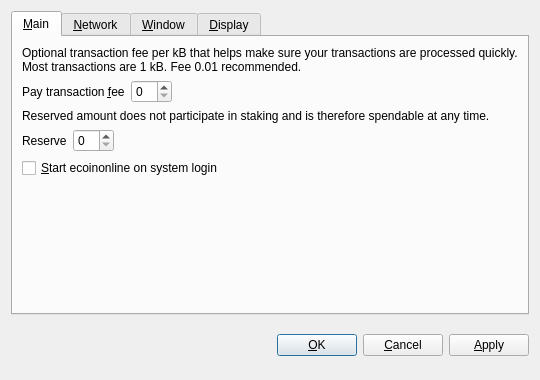
<?xml version="1.0" encoding="UTF-8"?>
<ui version="4.0">
 <class>OptionsDialog</class>
 <widget class="QDialog" name="OptionsDialog">
  <property name="geometry">
   <rect>
    <x>0</x>
    <y>0</y>
    <width>540</width>
    <height>380</height>
   </rect>
  </property>
  <property name="windowTitle">
   <string>Options</string>
  </property>
  <property name="modal">
   <bool>true</bool>
  </property>
  <layout class="QVBoxLayout" name="verticalLayout">
   <item>
    <widget class="QTabWidget" name="tabWidget">
     <property name="tabPosition">
      <enum>QTabWidget::North</enum>
     </property>
     <property name="currentIndex">
      <number>0</number>
     </property>
     <widget class="QWidget" name="tabMain">
      <attribute name="title">
       <string>&amp;Main</string>
      </attribute>
      <layout class="QVBoxLayout" name="verticalLayout_Main">
       <item>
        <widget class="QLabel" name="transactionFeeInfoLabel">
         <property name="text">
          <string>Optional transaction fee per kB that helps make sure your transactions are processed quickly. Most transactions are 1 kB. Fee 0.01 recommended.</string>
         </property>
         <property name="textFormat">
          <enum>Qt::PlainText</enum>
         </property>
         <property name="wordWrap">
          <bool>true</bool>
         </property>
        </widget>
       </item>
       <item>
        <layout class="QHBoxLayout" name="horizontalLayoutFee">
         <item>
          <widget class="QLabel" name="transactionFeeLabel">
           <property name="text">
            <string>Pay transaction &amp;fee</string>
           </property>
           <property name="textFormat">
            <enum>Qt::PlainText</enum>
           </property>
           <property name="buddy">
            <cstring>transactionFee</cstring>
           </property>
          </widget>
         </item>
         <item>
          <widget class="BitcoinAmountField" name="transactionFee"/>
         </item>
         <item>
          <spacer name="horizontalSpacerFee">
           <property name="orientation">
            <enum>Qt::Horizontal</enum>
           </property>
           <property name="sizeHint" stdset="0">
            <size>
             <width>40</width>
             <height>20</height>
            </size>
           </property>
          </spacer>
         </item>
        </layout>
       </item>
       <item>
        <widget class="QLabel" name="reserveBalanceInfoLabel">
         <property name="text">
          <string>Reserved amount does not participate in staking and is therefore spendable at any time.</string>
         </property>
         <property name="textFormat">
          <enum>Qt::PlainText</enum>
         </property>
         <property name="wordWrap">
          <bool>true</bool>
         </property>
        </widget>
       </item>
       <item>
        <layout class="QHBoxLayout" name="horizontalLayoutReserveBalance">
         <item>
          <widget class="QLabel" name="reserveBalanceLabel">
           <property name="text">
            <string>Reserve</string>
           </property>
           <property name="textFormat">
            <enum>Qt::PlainText</enum>
           </property>
           <property name="buddy">
            <cstring>reserveBalance</cstring>
           </property>
          </widget>
         </item>
         <item>
          <widget class="BitcoinAmountField" name="reserveBalance"/>
         </item>
         <item>
          <spacer name="horizontalSpacerReserveBalance">
           <property name="orientation">
            <enum>Qt::Horizontal</enum>
           </property>
           <property name="sizeHint" stdset="0">
            <size>
             <width>40</width>
             <height>20</height>
            </size>
           </property>
          </spacer>
         </item>
        </layout>
       </item>
       <item>
        <widget class="QCheckBox" name="bitcoinAtStartup">
         <property name="toolTip">
          <string>Automatically start ecoinonline after logging in to the system.</string>
         </property>
         <property name="text">
          <string>&amp;Start ecoinonline on system login</string>
         </property>
        </widget>
       </item>
       <item>
        <spacer name="verticalSpacer_Main">
         <property name="orientation">
          <enum>Qt::Vertical</enum>
         </property>
         <property name="sizeHint" stdset="0">
          <size>
           <width>20</width>
           <height>40</height>
          </size>
         </property>
        </spacer>
       </item>
      </layout>
     </widget>
     <widget class="QWidget" name="tabNetwork">
      <attribute name="title">
       <string>&amp;Network</string>
      </attribute>
      <layout class="QVBoxLayout" name="verticalLayout_Network">
       <item>
        <widget class="QCheckBox" name="mapPortUpnp">
         <property name="toolTip">
          <string>Automatically open the ecoinonline client port on the router. This only works when your router supports UPnP and it is enabled.</string>
         </property>
         <property name="text">
          <string>Map port using &amp;UPnP</string>
         </property>
        </widget>
       </item>
       <item>
        <widget class="QCheckBox" name="connectSocks">
         <property name="toolTip">
          <string>Connect to the ecoinonline network through a SOCKS proxy (e.g. when connecting through Tor).</string>
         </property>
         <property name="text">
          <string>&amp;Connect through SOCKS proxy:</string>
         </property>
        </widget>
       </item>
       <item>
        <layout class="QHBoxLayout" name="horizontalLayout_Network">
         <item>
          <widget class="QLabel" name="proxyIpLabel">
           <property name="text">
            <string>Proxy &amp;IP:</string>
           </property>
           <property name="textFormat">
            <enum>Qt::PlainText</enum>
           </property>
           <property name="buddy">
            <cstring>proxyIp</cstring>
           </property>
          </widget>
         </item>
         <item>
          <widget class="QValidatedLineEdit" name="proxyIp">
           <property name="maximumSize">
            <size>
             <width>140</width>
             <height>16777215</height>
            </size>
           </property>
           <property name="toolTip">
            <string>IP address of the proxy (e.g. 127.0.0.1)</string>
           </property>
          </widget>
         </item>
         <item>
          <widget class="QLabel" name="proxyPortLabel">
           <property name="text">
            <string>&amp;Port:</string>
           </property>
           <property name="textFormat">
            <enum>Qt::PlainText</enum>
           </property>
           <property name="buddy">
            <cstring>proxyPort</cstring>
           </property>
          </widget>
         </item>
         <item>
          <widget class="QLineEdit" name="proxyPort">
           <property name="maximumSize">
            <size>
             <width>55</width>
             <height>16777215</height>
            </size>
           </property>
           <property name="toolTip">
            <string>Port of the proxy (e.g. 9050)</string>
           </property>
          </widget>
         </item>
         <item>
          <widget class="QLabel" name="socksVersionLabel">
           <property name="text">
            <string>SOCKS &amp;Version:</string>
           </property>
           <property name="textFormat">
            <enum>Qt::PlainText</enum>
           </property>
           <property name="buddy">
            <cstring>socksVersion</cstring>
           </property>
          </widget>
         </item>
         <item>
          <widget class="QValueComboBox" name="socksVersion">
           <property name="toolTip">
            <string>SOCKS version of the proxy (e.g. 5)</string>
           </property>
          </widget>
         </item>
         <item>
          <spacer name="horizontalSpacer_Network">
           <property name="orientation">
            <enum>Qt::Horizontal</enum>
           </property>
           <property name="sizeHint" stdset="0">
            <size>
             <width>40</width>
             <height>20</height>
            </size>
           </property>
          </spacer>
         </item>
        </layout>
       </item>
       <item>
        <spacer name="verticalSpacer_Network">
         <property name="orientation">
          <enum>Qt::Vertical</enum>
         </property>
         <property name="sizeHint" stdset="0">
          <size>
           <width>20</width>
           <height>40</height>
          </size>
         </property>
        </spacer>
       </item>
      </layout>
     </widget>
     <widget class="QWidget" name="tabWindow">
      <attribute name="title">
       <string>&amp;Window</string>
      </attribute>
      <layout class="QVBoxLayout" name="verticalLayout_Window">
       <item>
        <widget class="QCheckBox" name="minimizeToTray">
         <property name="toolTip">
          <string>Show only a tray icon after minimizing the window.</string>
         </property>
         <property name="text">
          <string>&amp;Minimize to the tray instead of the taskbar</string>
         </property>
        </widget>
       </item>
       <item>
        <widget class="QCheckBox" name="minimizeOnClose">
         <property name="toolTip">
          <string>Minimize instead of exit the application when the window is closed. When this option is enabled, the application will be closed only after selecting Quit in the menu.</string>
         </property>
         <property name="text">
          <string>M&amp;inimize on close</string>
         </property>
        </widget>
       </item>
       <item>
        <spacer name="verticalSpacer_Window">
         <property name="orientation">
          <enum>Qt::Vertical</enum>
         </property>
         <property name="sizeHint" stdset="0">
          <size>
           <width>20</width>
           <height>40</height>
          </size>
         </property>
        </spacer>
       </item>
      </layout>
     </widget>
     <widget class="QWidget" name="tabDisplay">
      <attribute name="title">
       <string>&amp;Display</string>
      </attribute>
      <layout class="QVBoxLayout" name="verticalLayout_Display">
       <item>
        <layout class="QHBoxLayout" name="horizontalLayout_1_Display">
         <item>
          <widget class="QLabel" name="langLabel">
           <property name="text">
            <string>User Interface &amp;language:</string>
           </property>
           <property name="textFormat">
            <enum>Qt::PlainText</enum>
           </property>
           <property name="buddy">
            <cstring>lang</cstring>
           </property>
          </widget>
         </item>
         <item>
          <widget class="QValueComboBox" name="lang">
           <property name="toolTip">
            <string>The user interface language can be set here. This setting will take effect after restarting ecoinonline.</string>
           </property>
          </widget>
         </item>
        </layout>
       </item>
       <item>
        <layout class="QHBoxLayout" name="horizontalLayout_2_Display">
         <item>
          <widget class="QLabel" name="unitLabel">
           <property name="text">
            <string>&amp;Unit to show amounts in:</string>
           </property>
           <property name="textFormat">
            <enum>Qt::PlainText</enum>
           </property>
           <property name="buddy">
            <cstring>unit</cstring>
           </property>
          </widget>
         </item>
         <item>
          <widget class="QValueComboBox" name="unit">
           <property name="toolTip">
            <string>Choose the default subdivision unit to show in the interface and when sending coins.</string>
           </property>
          </widget>
         </item>
        </layout>
       </item>
       <item>
        <widget class="QCheckBox" name="displayAddresses">
         <property name="toolTip">
          <string>Whether to show ecoinonline addresses in the transaction list or not.</string>
         </property>
         <property name="text">
          <string>&amp;Display addresses in transaction list</string>
         </property>
        </widget>
       </item>
       <item>
        <widget class="QCheckBox" name="coinControlFeatures">
         <property name="toolTip">
          <string>Whether to show coin control features or not.</string>
         </property>
         <property name="text">
          <string>Display coin &amp;control features (experts only!)</string>
         </property>
        </widget>
       </item>
       <item>
        <spacer name="verticalSpacer_Display">
         <property name="orientation">
          <enum>Qt::Vertical</enum>
         </property>
         <property name="sizeHint" stdset="0">
          <size>
           <width>20</width>
           <height>40</height>
          </size>
         </property>
        </spacer>
       </item>
      </layout>
     </widget>
    </widget>
   </item>
   <item>
    <layout class="QHBoxLayout" name="horizontalLayout_Buttons">
     <item>
      <spacer name="horizontalSpacer_1">
       <property name="orientation">
        <enum>Qt::Horizontal</enum>
       </property>
       <property name="sizeHint" stdset="0">
        <size>
         <width>40</width>
         <height>48</height>
        </size>
       </property>
      </spacer>
     </item>
     <item>
      <widget class="QLabel" name="statusLabel">
       <property name="font">
        <font>
         <weight>75</weight>
         <bold>true</bold>
        </font>
       </property>
       <property name="text">
        <string/>
       </property>
       <property name="textFormat">
        <enum>Qt::PlainText</enum>
       </property>
       <property name="wordWrap">
        <bool>true</bool>
       </property>
      </widget>
     </item>
     <item>
      <spacer name="horizontalSpacer_2">
       <property name="orientation">
        <enum>Qt::Horizontal</enum>
       </property>
       <property name="sizeHint" stdset="0">
        <size>
         <width>40</width>
         <height>48</height>
        </size>
       </property>
      </spacer>
     </item>
     <item>
      <widget class="QPushButton" name="okButton">
       <property name="text">
        <string>&amp;OK</string>
       </property>
      </widget>
     </item>
     <item>
      <widget class="QPushButton" name="cancelButton">
       <property name="text">
        <string>&amp;Cancel</string>
       </property>
       <property name="autoDefault">
        <bool>false</bool>
       </property>
      </widget>
     </item>
     <item>
      <widget class="QPushButton" name="applyButton">
       <property name="text">
        <string>&amp;Apply</string>
       </property>
       <property name="autoDefault">
        <bool>false</bool>
       </property>
      </widget>
     </item>
    </layout>
   </item>
  </layout>
 </widget>
 <customwidgets>
  <customwidget>
   <class>BitcoinAmountField</class>
   <extends>QSpinBox</extends>
   <header>bitcoinamountfield.h</header>
  </customwidget>
  <customwidget>
   <class>QValueComboBox</class>
   <extends>QComboBox</extends>
   <header>qvaluecombobox.h</header>
  </customwidget>
  <customwidget>
   <class>QValidatedLineEdit</class>
   <extends>QLineEdit</extends>
   <header>qvalidatedlineedit.h</header>
  </customwidget>
 </customwidgets>
 <resources/>
 <connections/>
</ui>
